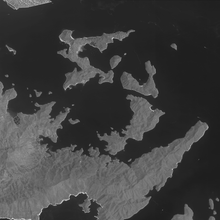
%> input picture data/hk_sub_image.png, 220 x 220 px, shrunk from 2678 x 2678 before the run
$ octave anti_noise_exp.m   (GNU Octave 9; MATLAB toolbox functions it lacks are replaced by stand-ins)
%> lines starting %> are read from the running program, lines starting %| are printed output that depends on the picture
%% The following code was written in MATLAB R2020a.
clear; close all;
addpath(genpath(pwd));

%%
% read the image and blur the image with a gaussian function with sigma = 5
im = rgb2gray(mat2gray(imread('data/hk_sub_image.png')));
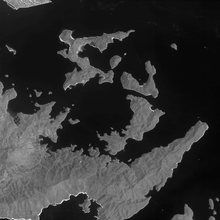
%> im: size 220x220 double; min 0, max 1, mean 0.201
step = 7;
sigma = 5;
alpha = step / sigma;
kernel = sqrt(gausswin(2 * step + 1, alpha) * gausswin(2 * step + 1, alpha)');
kernel = kernel / sum(kernel(:));
im = imfilter(im, kernel);
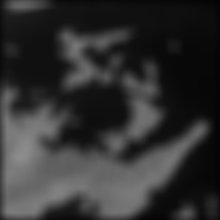
%> im: size 220x220 double; min 0.0106, max 0.553, mean 0.195
clear alpha kernel sigma;

%%
% initial the parameters
% the standard deviation of the noise ranges from 0 to 0.2
num = 10;
noise = linspace(0, 0.2, num);
e = zeros(num, 6, 6 * 6 * 5);
loc = zeros([2, 6]);

[decimalx, decimaly] = meshgrid(1:step - 1);
decimal = [decimalx(:), decimaly(:)];

tic;
for n = 1:num
    count = 1;
    for integer = [0, 5, 10, 15, 20]
        for k = 1:length(decimal)
            % generate the image pair with specific displacments
%> (the run ends here)
